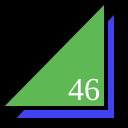
Frame 1 (no input)
Frame 60 (no input): identical to frame 1, image omitted
Frame 120 (the mouse pressed at the canvas centre since frame 60): identical to frame 1, image omitted

The p5.js sketch that drew this single still picture (run headless with seeded random() and noise() and a simulated clock; from frame 60 on, the mouse is pressed at the canvas centre):

// p5.js sketch
// ── sketch.js
function setup() {
  createCanvas(128,128);
}

function draw() {
  background(0);
  strokeWeight(4);
  fill(66, 66, 245);
  triangle(12,120,116,120,116,10);
  fill(94, 185, 84);
  triangle(0,108,106,108,106,0);
  fill(255);
  textSize(32);
  textFont("serif");
  text("46", 68, 100);
}
